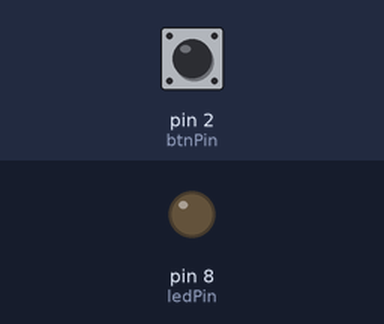
A program run on a simulated Arduino Uno, built with avr-gcc and run on an emulated ATmega328P. On the bench: output pins drawn as LEDs (lit = HIGH). The inputs (shaded band) are chosen by the test bench; at power-on: pin 2 (btnPin) HIGH.

Above: at 1.2 s.
1.3 s: pin 2 (btnPin) pulled LOW for 0.15 s
At 2.0 s:
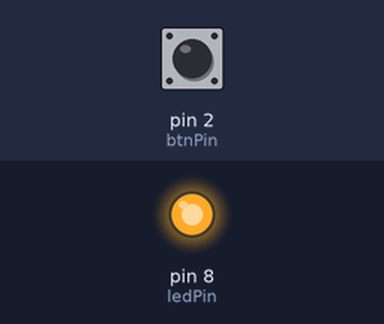
2.9 s: pin 2 (btnPin) pulled LOW for 1 s
At 3.3 s:
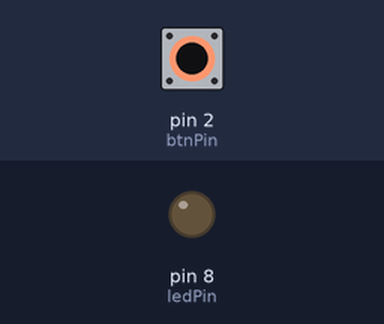
5.4 s: pin 2 (btnPin) pulled LOW for 3.2 s
At 6.4 s:
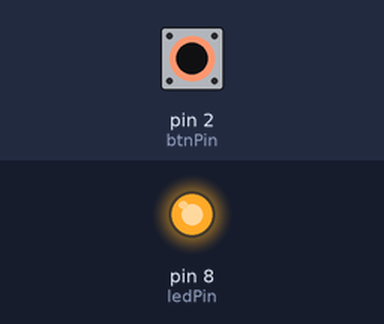
Timing chart, 0 to 8.4 s (numbered marks = the images above; inputs shaded):
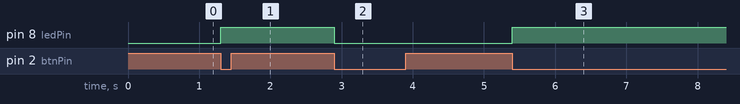

Measured:
- after the input at 1.3 s, pin 8 (ledPin): LOW → HIGH at once
- after the input at 2.9 s, pin 8 (ledPin): HIGH → LOW at once
- after the input at 5.4 s, pin 8 (ledPin): LOW → HIGH at once

The program:

main.cpp
```cpp
#include <Arduino.h>

// Blinks a single 7-segment LED segment on and off
// const int segPin = 8;             // segment pin -> Arduino D8 (through 220 ohm resistor)
// const bool COMMON_ANODE = false;  // true if common pin -> 5V, false if common pin -> GND

// void setup() {
//   pinMode(segPin, OUTPUT);
// }

// void loop() {
//   digitalWrite(segPin, COMMON_ANODE ? LOW : HIGH);  // segment ON
//   delay(1000);
//   digitalWrite(segPin, COMMON_ANODE ? HIGH : LOW);  // segment OFF
//   delay(1000);
// }


const int btnPin = 2;
const int ledPin = 8;

bool ledState = false;
bool lastButtonState = HIGH;

void setup() {
  pinMode(btnPin, INPUT_PULLUP);
  pinMode(ledPin, OUTPUT);
}

void loop() {
  bool buttonState = digitalRead(btnPin);

  // Detect a new button press (HIGH -> LOW)
  if (lastButtonState == HIGH && buttonState == LOW) {
    ledState = !ledState;              // Toggle the LED
    digitalWrite(ledPin, ledState);
    delay(50);                         // Simple debounce
  }

  lastButtonState = buttonState;
}
```
